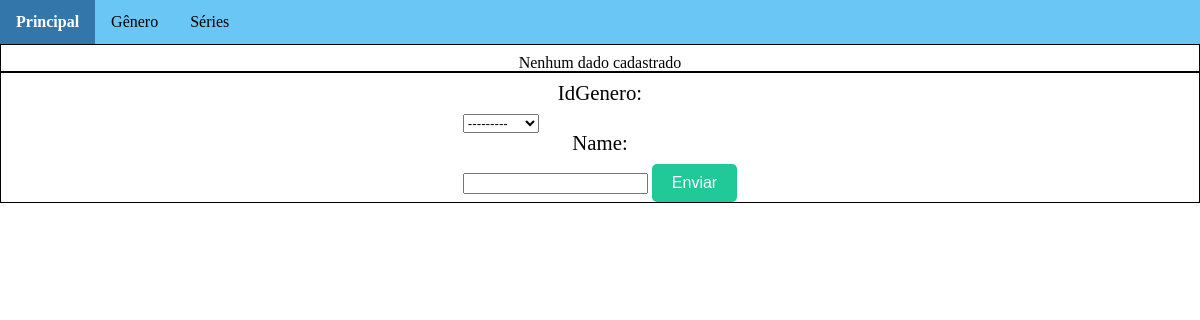
The page /serie/ on the database as committed earlier.
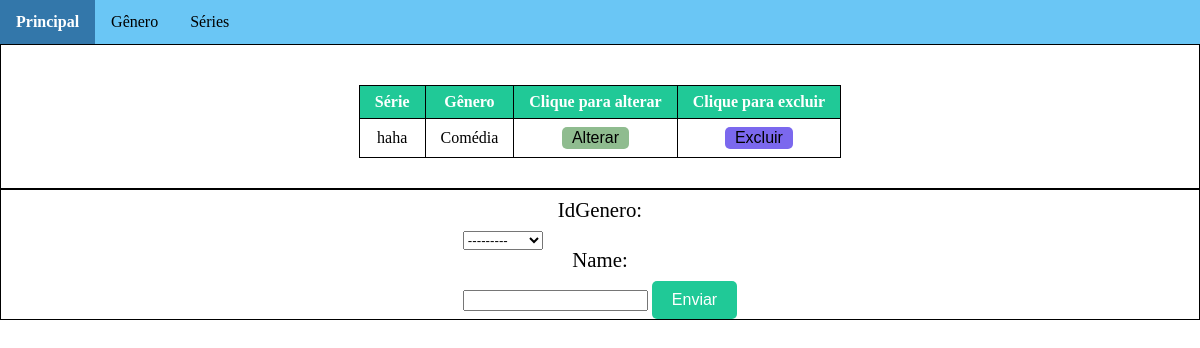
The same page on the database as committed later.
### serie/models.py (models this page shows, shortened)
class Serie(models.Model):
    idGenero = models.ForeignKey('genero.Genero', on_delete=models.PROTECT)
    name = models.CharField(max_length=100)

### genero/models.py (models this page shows)
class Genero(models.Model):
    descricao = models.CharField(max_length=50)
    def __str__(self):
        return self.descricao

### serie/views.py (the view, shortened to what this page needs)
# urls.py: path('', views.cadastro, name='cadastro'),
def cadastro(request):
    print('Inserir')
    print(request.method)
    form = forms.SerieForm()
    serie_list = models.Serie.objects.order_by('name')
    data_dict = {'serie_records': serie_list, 'form': form}
    return render(request, 'serie/serie.html', data_dict)

### serie/forms.py
class SerieForm(forms.ModelForm):
    class Meta:
        model = Serie
        fields = '__all__'

### templates/serie/serie.html (shortened to what this page needs)
<!DOCTYPE html>
{% load static %}
<html>
<head>
    <link href="{% static 'css/reset.css' %}" rel="stylesheet" type="text/css">
    <link href="{% static 'css/menu.css' %}" rel="stylesheet" type="text/css">
    <link href="{% static 'css/genero.css' %}" rel="stylesheet" type="text/css">
</head>
<body>
{% include "../menu.html" %}
<main>
    <div class="conteiner-center">
        <span>
            {% if serie_records %}
        <table>
            <thead>
            <tr>
                <th>Série</th>
                <th>Gênero</th>
                <th>Clique para alterar</th>
                <th>Clique para excluir</th>
            </tr>
            </thead>
            <tbody>
            {% for serie in serie_records %}
            <tr>
                <td>{{serie.name}}</td>
                <td>{{serie.idGenero}}</td>
                <td><button class="list-button editar-button" onclick="updateItem({{serie.id}})">Alterar</button></td>
                <td><button class="list-button apagar-button" onclick="deleteItem({{serie.id}})">Excluir</button></td>
            </tr>
           {% endfor %}
            </tbody>
        </table>
            {% else %}
               <p>Nenhum dado cadastrado</p>
            {% endif %}
        </span>
    </div>
    <div class="conteiner-center">
        <form onsubmit="/serie" id="form-serie" method="post">
            {{form}}
            <input type="submit" id="submit-button" value="Enviar" class="enviar-button">
        </form>
    </div>
</main>
</body>
</html>

Rows that differ between the two databases and show on the page:
added Serie: name "haha", idGenero "Comédia"
Other text that changed with them:
text no longer shown: "Nenhum dado cadastrado"
text now shown: "Série Gênero Clique para alterar Clique para excluir"
